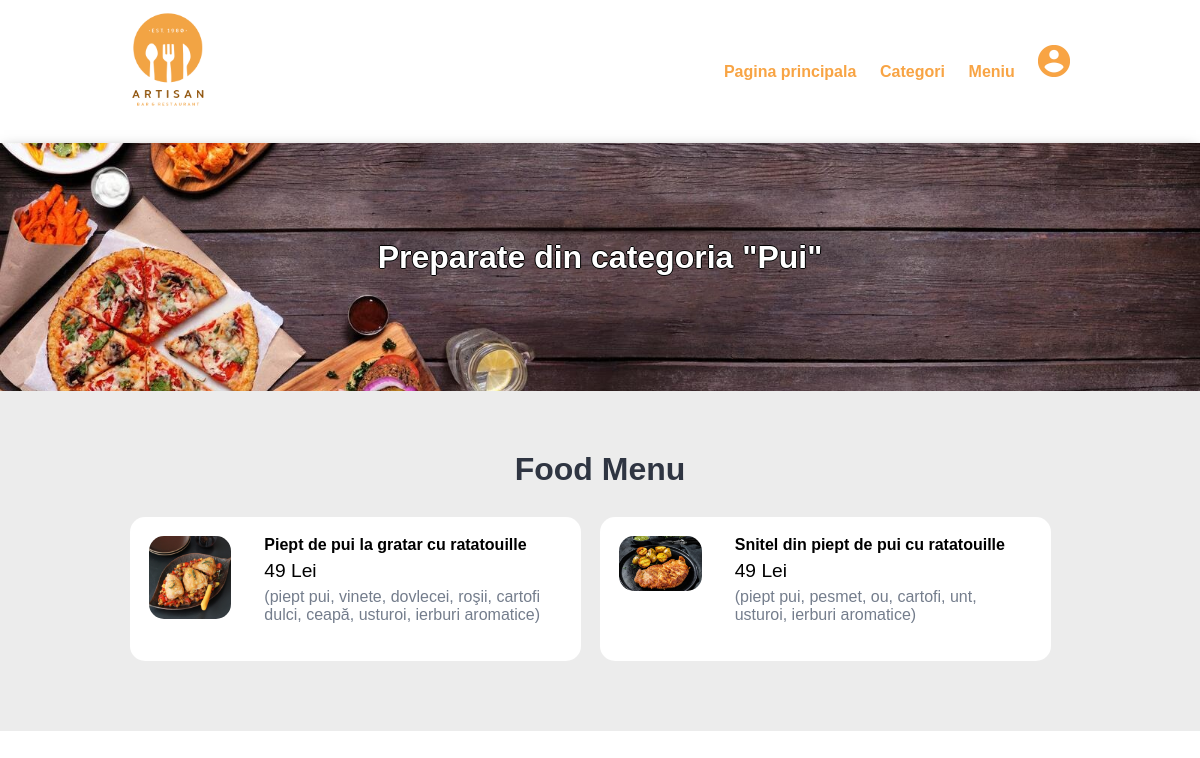
Page /categoryContainer.php?category_id=7 on the committed database.
### tables this page shows
CREATE TABLE `categories` (
  `Id` int(11) NOT NULL,
  `Title` varchar(255) NOT NULL,
  `Image_name` varchar(255) DEFAULT NULL
);

CREATE TABLE `food` (
  `Id` int(11) NOT NULL,
  `Title` varchar(50) NOT NULL,
  `Description` varchar(255) DEFAULT NULL,
  `Image_name` varchar(30) DEFAULT NULL,
  `Price` int(11) DEFAULT NULL,
  `Category_Id` int(11) DEFAULT NULL
);

### categoryContainer.php (the view, shortened to what this page needs)
<?php include('pageHeader.php'); ?>
<?php
if(isset($_GET['category_id']))
{
    $category_id = $_GET['category_id'];
    $sql = "SELECT title FROM categories WHERE id=$category_id";
    $res = mysqli_query($mysqli, $sql);
    $row = mysqli_fetch_assoc($res);
    $category_title = $row['title'];
}
else
{
    header('location:'.SITEURL);
}
?>
<section class="food-search text-center">
    <div class="container">
        <h2><a href="#" class="text-white text-border">Preparate din categoria "<?php echo $category_title; ?>"</a></h2>
    </div>
</section>
<section class="food-menu">
    <div class="container">
        <h2 class="text-center">Food Menu</h2>
        <?php
        $sql2 = "SELECT * FROM food WHERE category_id=$category_id";
        $res2 = mysqli_query($mysqli, $sql2);
        $count2 = mysqli_num_rows($res2);
        if($count2>0)
        {
            while($row2=mysqli_fetch_assoc($res2))
            {
                $title = $row2['Title'];
                $price = $row2['Price'];
                $description = $row2['Description'];
                $image_name = $row2['Image_name'];
                ?>
                <div class="food-menu-box">
                    <div class="food-menu-img">
                        <?php
                        if($image_name=="")
                        {
                            echo "<div class='error'>Nu exista imagine</div>";
                        }
                        else
                        {
                            ?>
                            <img src="<?php echo SITEURL; ?>images/food/<?php echo $image_name; ?>" class="img-responsive img-curve">
                            <?php
                        }
                        ?>
                    </div>
                    <div class="food-menu-desc">
                        <h4><?php echo $title; ?></h4>
                        <p class="food-price"><?php echo $price; ?> Lei</p>
                        <p class="food-detail">
                            <?php echo $description; ?>
                        </p>
                        <br>
                    </div>
                </div>
                <?php
            }
        }
        else
        {
            echo "<div class='error'>Nu exista preparatul</div>";
        }
        ?>
    </div>
</section>

### css/style.css (style rules this page uses)
* { margin: 0 0; padding: 0 0; font-family: Arial, Helvetica, sans-serif; }
.container { width: 80%; margin: 0 auto; padding: 1%; }
.img-responsive { width: 100%; }
.img-curve { border-radius: 15px; }
.text-center { text-align: center; }
.text-white { color: white; }
a { color: #f8a444; text-decoration: none; }
h2 { color: #2f3542; font-size: 2rem; margin-bottom: 2%; }
.food-search { background-image: url(../images/banner.jpg); background-size: cover; background-repeat: no-repeat; background-position: center; box-shadow: 0px 5px 15px -4px rgba(0,0,0,0.7); padding: 7% 0; }
.food-menu { background-color: #ececec; padding: 4% 0; }
.food-menu-box { width: 43%; margin: 1%; padding: 2%; float: left; background-color: white; border-radius: 15px; }
.food-menu-img { width: 20%; float: left; }
.food-menu-desc { width: 70%; float: left; margin-left: 8%; }
.food-price { font-size: 1.2rem; margin: 2% 0; }
.food-detail { font-size: 1rem; color: #747d8c; }
.text-border { text-shadow: -1px 0 black, 0 1px black, 1px 0 black, 0 -1px black; }

### rows in the picture
categories: Title "Pui"
food: Image_name (picture), Title "Piept de pui la gratar cu ratatouille", Price "49", Description "(piept pui, vinete, dovlecei, roşii, cartofi dulci, ceapă, usturoi, ierburi aromatice)"
food: Image_name (picture), Title "Snitel din piept de pui cu ratatouille", Price "49", Description "(piept pui, pesmet, ou, cartofi, unt, usturoi, ierburi aromatice)"
